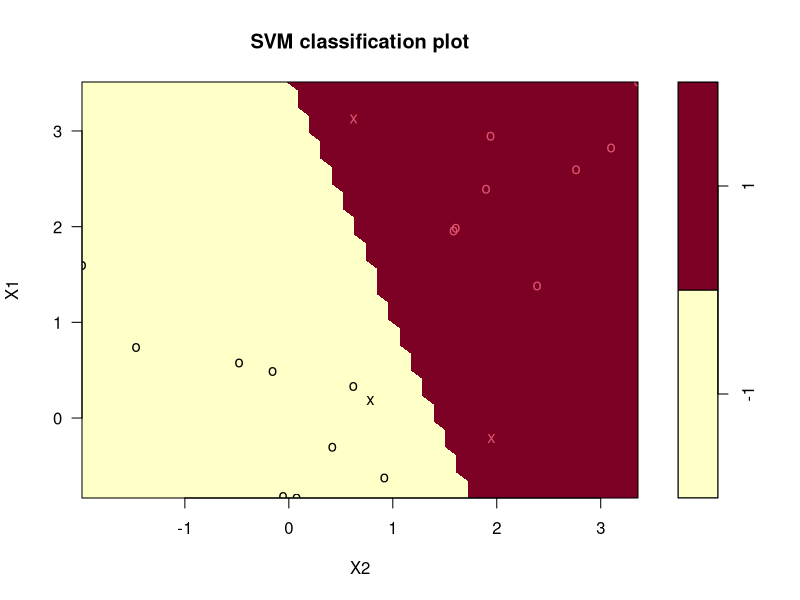
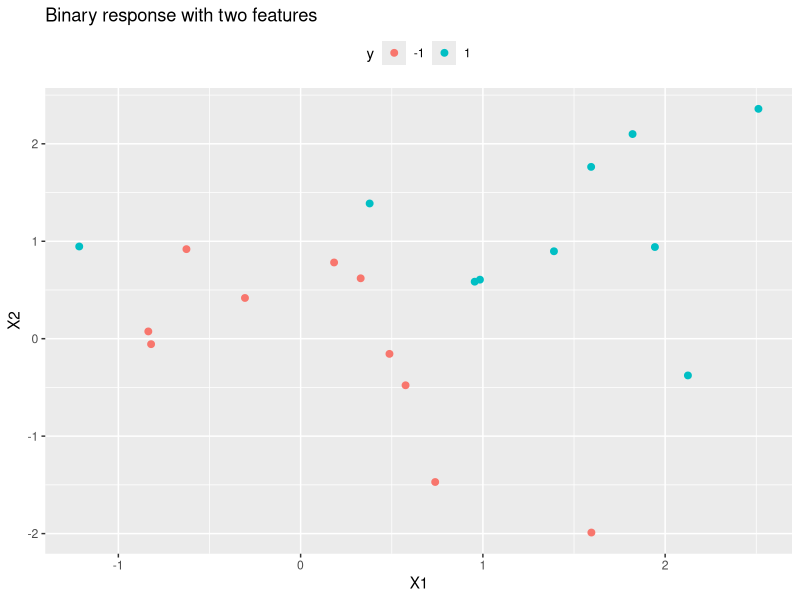
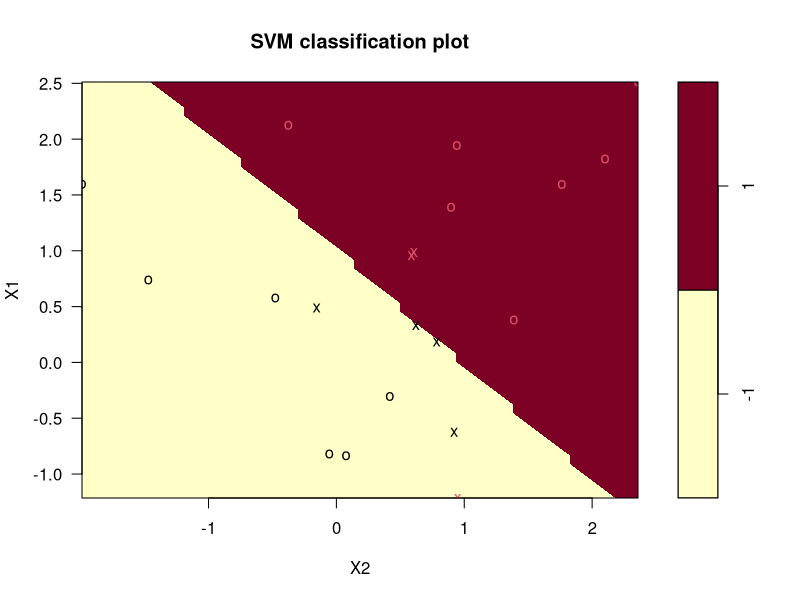
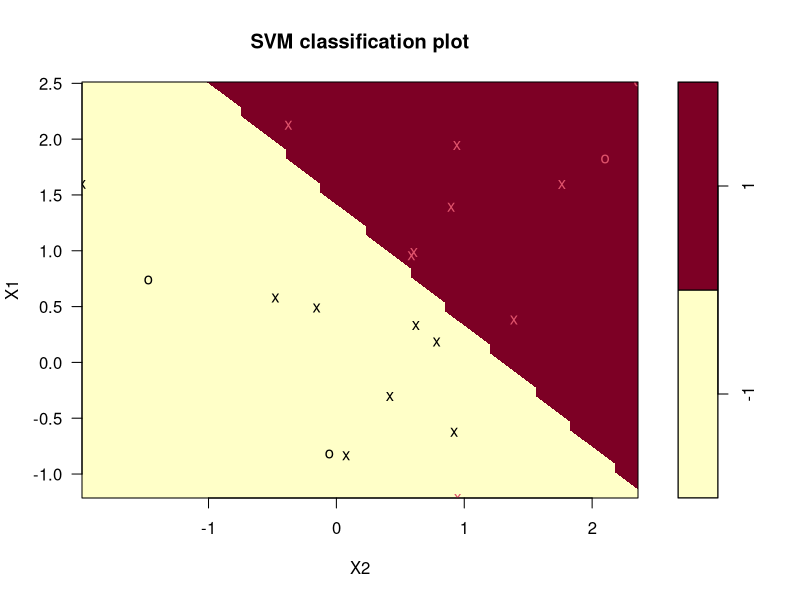
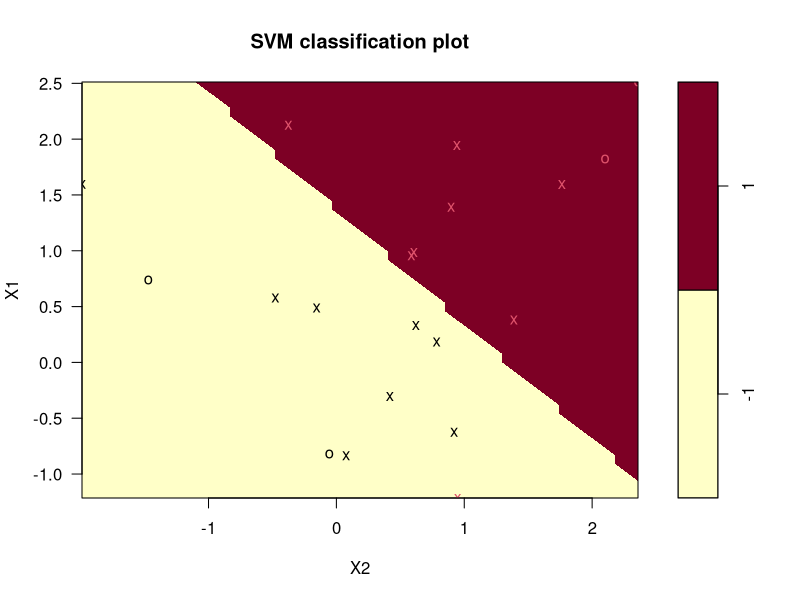
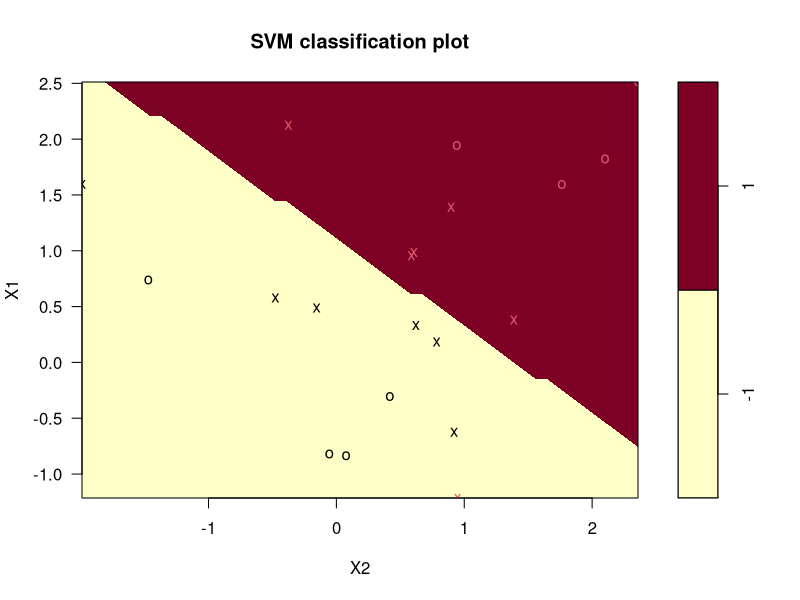

The R source for these figures, in order:
## ---- chunk 1
library(tidyverse)

# Make a data set
set.seed(1)
x <- matrix(rnorm (20*2), ncol=2)
y <- c(rep(-1, 10), rep(1, 10))
x[y==1, ] <- x[y==1, ] + 1
train_data <- data.frame(x, y)
train_data$y <- as.factor(y)

# Push out the x values to make linearly separable
dat <- train_data %>% 
  mutate(
    X1 = X1 + ifelse(y==1, 1.0, 0),
    X2 = X2 + ifelse(y==1, 1.0, 0)
  )

library(e1071)
m <- svm(y ~ ., data = dat, kernel = "linear", cost = 1e5, scale = FALSE)
plot(m, dat)
## ---- chunk 2
library(tidyverse)
set.seed(1)
x <- matrix(rnorm (20*2), ncol=2)
y <- c(rep(-1, 10), rep(1, 10))
x[y==1, ] <- x[y==1, ] + 1
train_data <- data.frame(x, y)
train_data$y <- as.factor(y)
## ---- chunk 3
ggplot(train_data, aes(x = X1, y = X2, color = y)) +
  geom_point(size = 2) +
  labs(title = "Binary response with two features") +
  theme(legend.position = "top")
## ---- chunk 4
m <- svm(
  y ~ ., 
  data = train_data,
  kernel = "linear",
  type = "C-classification",  # (default) for classification
  cost = 10,  # default is 1
  scale = FALSE  # do not standardize features
)
plot(m, train_data)
## ---- chunk 5
m$index
## ---- chunk 6
summary(m)
## ---- chunk 7
m <- svm(
  y ~ ., 
  data = train_data,
  kernel = "linear",
  type = "C-classification",  
  cost = 0.1,
  scale = FALSE
)
plot(m, train_data)
## ---- chunk 8
set.seed(1)
m_tune <- tune(
  svm,
  y ~ .,
  data = train_data,
  kernel ="linear",
  ranges = list(cost = c(0.001, 0.01, 0.1, 1, 5, 10, 100))
)
summary(m_tune)
## ---- chunk 9
m_best <- m_tune$best.model
summary(m_best)
## ---- chunk 10
plot(m_best, train_data)
## ---- chunk 11
set.seed(1)
m3_tune <- tune(
  svm,
  y ~ .,
  data = train_data,
  kernel ="polynomial",
  ranges = list(
    cost = c(0.001, 0.01, 0.1, 1, 5, 10, 100),
    degree = c(1, 2, 3)
  )
)
summary(m3_tune)
## ---- chunk 12
m3_best <- m3_tune$best.model
summary(m3_best)
## ---- chunk 13
plot(m3_best, train_data)
## ---- chunk 14
library(caret)
library(kernlab)

train_data_3 <- train_data %>%
  mutate(y = factor(y, labels = c("A", "B")))

m4 <- train(
  y ~ .,
  data = train_data_3,
  method = "svmPoly",
  preProcess = c("center", "scale"),
  trControl = trainControl(
    method = "cv",
    number = 5,
    summaryFunction = twoClassSummary,	# Use AUC to pick the best model
    classProbs=TRUE
  )
)

m4$bestTune
## ---- chunk 15
#plot(m4)
